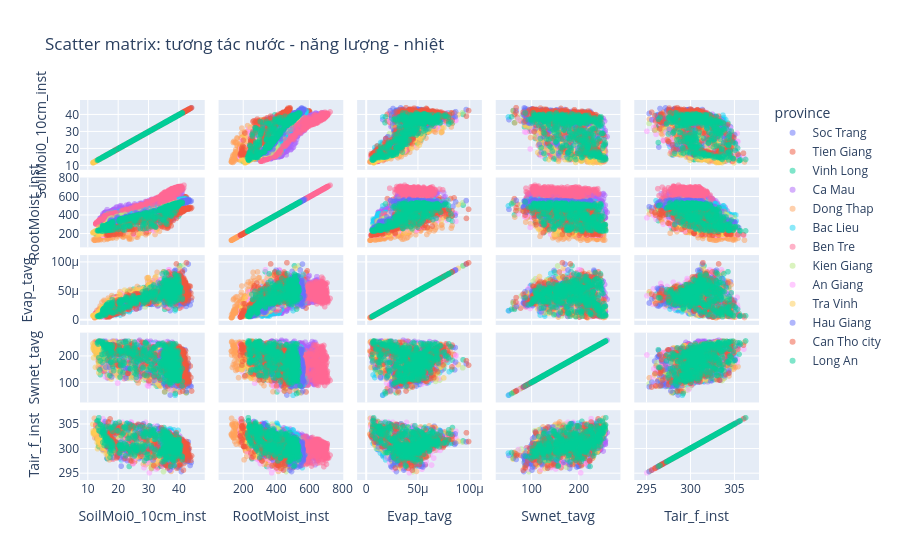

Source (notebook cell):
### Code cell
pair_df = df_gldas.reset_index()
pair_sample = pair_df.sample(min(6000, len(pair_df)), random_state=42)
fig = px.scatter_matrix(
    pair_sample,
    dimensions=[
        "SoilMoi0_10cm_inst",
        "RootMoist_inst",
        "Evap_tavg",
        "Swnet_tavg",
        "Tair_f_inst",
    ],
    color="province",
    opacity=0.5,
    title="Scatter matrix: tương tác nước - năng lượng - nhiệt",
)
fig.update_traces(diagonal_visible=True)
fig.show()

### Figure 1 — Plotly figure (JSON) as saved in the notebook; plotly's stock layout.template omitted (floating-point values rounded to 4 significant figures; data arrays with more than 128 entries replaced by an {"elided": "..."} marker saying what was removed)
{"data": [{"diagonal": {"visible": true}, "dimensions": [{"axis": {"matches": true}, "label": "SoilMoi0_10cm_inst", "values": {"elided": "471 float values"}}, {"axis": {"matches": true}, "label": "RootMoist_inst", "values": {"elided": "471 float values"}}, {"axis": {"matches": true}, "label": "Evap_tavg", "values": {"elided": "471 float values"}}, {"axis": {"matches": true}, "label": "Swnet_tavg", "values": {"elided": "471 float values"}}, {"axis": {"matches": true}, "label": "Tair_f_inst", "values": {"elided": "471 float values"}}], "hovertemplate": "province=Soc Trang<br>%{xaxis.title.text}=%{x}<br>%{yaxis.title.text}=%{y}<extra></extra>", "legendgroup": "Soc Trang", "marker": {"color": "#636efa", "opacity": 0.5, "symbol": "circle"}, "name": "Soc Trang", "showlegend": true, "type": "splom"}, {"diagonal": {"visible": true}, "dimensions": [{"axis": {"matches": true}, "label": "SoilMoi0_10cm_inst", "values": {"elided": "477 float values"}}, {"axis": {"matches": true}, "label": "RootMoist_inst", "values": {"elided": "477 float values"}}, {"axis": {"matches": true}, "label": "Evap_tavg", "values": {"elided": "477 float values"}}, {"axis": {"matches": true}, "label": "Swnet_tavg", "values": {"elided": "477 float values"}}, {"axis": {"matches": true}, "label": "Tair_f_inst", "values": {"elided": "477 float values"}}], "hovertemplate": "province=Tien Giang<br>%{xaxis.title.text}=%{x}<br>%{yaxis.title.text}=%{y}<extra></extra>", "legendgroup": "Tien Giang", "marker": {"color": "#EF553B", "opacity": 0.5, "symbol": "circle"}, "name": "Tien Giang", "showlegend": true, "type": "splom"}, {"diagonal": {"visible": true}, "dimensions": [{"axis": {"matches": true}, "label": "SoilMoi0_10cm_inst", "values": {"elided": "409 float values"}}, {"axis": {"matches": true}, "label": "RootMoist_inst", "values": {"elided": "409 float values"}}, {"axis": {"matches": true}, "label": "Evap_tavg", "values": {"elided": "409 float values"}}, {"axis": {"matches": true}, "label": "Swnet_tavg", "values": {"elided": "409 float values"}}, {"axis": {"matches": true}, "label": "Tair_f_inst", "values": {"elided": "409 float values"}}], "hovertemplate": "province=Vinh Long<br>%{xaxis.title.text}=%{x}<br>%{yaxis.title.text}=%{y}<extra></extra>", "legendgroup": "Vinh Long", "marker": {"color": "#00cc96", "opacity": 0.5, "symbol": "circle"}, "name": "Vinh Long", "showlegend": true, "type": "splom"}, {"diagonal": {"visible": true}, "dimensions": [{"axis": {"matches": true}, "label": "SoilMoi0_10cm_inst", "values": {"elided": "512 float values"}}, {"axis": {"matches": true}, "label": "RootMoist_inst", "values": {"elided": "512 float values"}}, {"axis": {"matches": true}, "label": "Evap_tavg", "values": {"elided": "512 float values"}}, {"axis": {"matches": true}, "label": "Swnet_tavg", "values": {"elided": "512 float values"}}, {"axis": {"matches": true}, "label": "Tair_f_inst", "values": {"elided": "512 float values"}}], "hovertemplate": "province=Ca Mau<br>%{xaxis.title.text}=%{x}<br>%{yaxis.title.text}=%{y}<extra></extra>", "legendgroup": "Ca Mau", "marker": {"color": "#ab63fa", "opacity": 0.5, "symbol": "circle"}, "name": "Ca Mau", "showlegend": true, "type": "splom"}, {"diagonal": {"visible": true}, "dimensions": [{"axis": {"matches": true}, "label": "SoilMoi0_10cm_inst", "values": {"elided": "444 float values"}}, {"axis": {"matches": true}, "label": "RootMoist_inst", "values": {"elided": "444 float values"}}, {"axis": {"matches": true}, "label": "Evap_tavg", "values": {"elided": "444 float values"}}, {"axis": {"matches": true}, "label": "Swnet_tavg", "values": {"elided": "444 float values"}}, {"axis": {"matches": true}, "label": "Tair_f_inst", "values": {"elided": "444 float values"}}], "hovertemplate": "province=Dong Thap<br>%{xaxis.title.text}=%{x}<br>%{yaxis.title.text}=%{y}<extra></extra>", "legendgroup": "Dong Thap", "marker": {"color": "#FFA15A", "opacity": 0.5, "symbol": "circle"}, "name": "Dong Thap", "showlegend": true, "type": "splom"}, {"diagonal": {"visible": true}, "dimensions": [{"axis": {"matches": true}, "label": "SoilMoi0_10cm_inst", "values": {"elided": "460 float values"}}, {"axis": {"matches": true}, "label": "RootMoist_inst", "values": {"elided": "460 float values"}}, {"axis": {"matches": true}, "label": "Evap_tavg", "values": {"elided": "460 float values"}}, {"axis": {"matches": true}, "label": "Swnet_tavg", "values": {"elided": "460 float values"}}, {"axis": {"matches": true}, "label": "Tair_f_inst", "values": {"elided": "460 float values"}}], "hovertemplate": "province=Bac Lieu<br>%{xaxis.title.text}=%{x}<br>%{yaxis.title.text}=%{y}<extra></extra>", "legendgroup": "Bac Lieu", "marker": {"color": "#19d3f3", "opacity": 0.5, "symbol": "circle"}, "name": "Bac Lieu", "showlegend": true, "type": "splom"}, {"diagonal": {"visible": true}, "dimensions": [{"axis": {"matches": true}, "label": "SoilMoi0_10cm_inst", "values": {"elided": "453 float values"}}, {"axis": {"matches": true}, "label": "RootMoist_inst", "values": {"elided": "453 float values"}}, {"axis": {"matches": true}, "label": "Evap_tavg", "values": {"elided": "453 float values"}}, {"axis": {"matches": true}, "label": "Swnet_tavg", "values": {"elided": "453 float values"}}, {"axis": {"matches": true}, "label": "Tair_f_inst", "values": {"elided": "453 float values"}}], "hovertemplate": "province=Ben Tre<br>%{xaxis.title.text}=%{x}<br>%{yaxis.title.text}=%{y}<extra></extra>", "legendgroup": "Ben Tre", "marker": {"color": "#FF6692", "opacity": 0.5, "symbol": "circle"}, "name": "Ben Tre", "showlegend": true, "type": "splom"}, {"diagonal": {"visible": true}, "dimensions": [{"axis": {"matches": true}, "label": "SoilMoi0_10cm_inst", "values": {"elided": "471 float values"}}, {"axis": {"matches": true}, "label": "RootMoist_inst", "values": {"elided": "471 float values"}}, {"axis": {"matches": true}, "label": "Evap_tavg", "values": {"elided": "471 float values"}}, {"axis": {"matches": true}, "label": "Swnet_tavg", "values": {"elided": "471 float values"}}, {"axis": {"matches": true}, "label": "Tair_f_inst", "values": {"elided": "471 float values"}}], "hovertemplate": "province=Kien Giang<br>%{xaxis.title.text}=%{x}<br>%{yaxis.title.text}=%{y}<extra></extra>", "legendgroup": "Kien Giang", "marker": {"color": "#B6E880", "opacity": 0.5, "symbol": "circle"}, "name": "Kien Giang", "showlegend": true, "type": "splom"}, {"diagonal": {"visible": true}, "dimensions": [{"axis": {"matches": true}, "label": "SoilMoi0_10cm_inst", "values": {"elided": "466 float values"}}, {"axis": {"matches": true}, "label": "RootMoist_inst", "values": {"elided": "466 float values"}}, {"axis": {"matches": true}, "label": "Evap_tavg", "values": {"elided": "466 float values"}}, {"axis": {"matches": true}, "label": "Swnet_tavg", "values": {"elided": "466 float values"}}, {"axis": {"matches": true}, "label": "Tair_f_inst", "values": {"elided": "466 float values"}}], "hovertemplate": "province=An Giang<br>%{xaxis.title.text}=%{x}<br>%{yaxis.title.text}=%{y}<extra></extra>", "legendgroup": "An Giang", "marker": {"color": "#FF97FF", "opacity": 0.5, "symbol": "circle"}, "name": "An Giang", "showlegend": true, "type": "splom"}, {"diagonal": {"visible": true}, "dimensions": [{"axis": {"matches": true}, "label": "SoilMoi0_10cm_inst", "values": {"elided": "469 float values"}}, {"axis": {"matches": true}, "label": "RootMoist_inst", "values": {"elided": "469 float values"}}, {"axis": {"matches": true}, "label": "Evap_tavg", "values": {"elided": "469 float values"}}, {"axis": {"matches": true}, "label": "Swnet_tavg", "values": {"elided": "469 float values"}}, {"axis": {"matches": true}, "label": "Tair_f_inst", "values": {"elided": "469 float values"}}], "hovertemplate": "province=Tra Vinh<br>%{xaxis.title.text}=%{x}<br>%{yaxis.title.text}=%{y}<extra></extra>", "legendgroup": "Tra Vinh", "marker": {"color": "#FECB52", "opacity": 0.5, "symbol": "circle"}, "name": "Tra Vinh", "showlegend": true, "type": "splom"}, {"diagonal": {"visible": true}, "dimensions": [{"axis": {"matches": true}, "label": "SoilMoi0_10cm_inst", "values": {"elided": "469 float values"}}, {"axis": {"matches": true}, "label": "RootMoist_inst", "values": {"elided": "469 float values"}}, {"axis": {"matches": true}, "label": "Evap_tavg", "values": {"elided": "469 float values"}}, {"axis": {"matches": true}, "label": "Swnet_tavg", "values": {"elided": "469 float values"}}, {"axis": {"matches": true}, "label": "Tair_f_inst", "values": {"elided": "469 float values"}}], "hovertemplate": "province=Hau Giang<br>%{xaxis.title.text}=%{x}<br>%{yaxis.title.text}=%{y}<extra></extra>", "legendgroup": "Hau Giang", "marker": {"color": "#636efa", "opacity": 0.5, "symbol": "circle"}, "name": "Hau Giang", "showlegend": true, "type": "splom"}, {"diagonal": {"visible": true}, "dimensions": [{"axis": {"matches": true}, "label": "SoilMoi0_10cm_inst", "values": {"elided": "434 float values"}}, {"axis": {"matches": true}, "label": "RootMoist_inst", "values": {"elided": "434 float values"}}, {"axis": {"matches": true}, "label": "Evap_tavg", "values": {"elided": "434 float values"}}, {"axis": {"matches": true}, "label": "Swnet_tavg", "values": {"elided": "434 float values"}}, {"axis": {"matches": true}, "label": "Tair_f_inst", "values": {"elided": "434 float values"}}], "hovertemplate": "province=Can Tho city<br>%{xaxis.title.text}=%{x}<br>%{yaxis.title.text}=%{y}<extra></extra>", "legendgroup": "Can Tho city", "marker": {"color": "#EF553B", "opacity": 0.5, "symbol": "circle"}, "name": "Can Tho city", "showlegend": true, "type": "splom"}, {"diagonal": {"visible": true}, "dimensions": [{"axis": {"matches": true}, "label": "SoilMoi0_10cm_inst", "values": {"elided": "465 float values"}}, {"axis": {"matches": true}, "label": "RootMoist_inst", "values": {"elided": "465 float values"}}, {"axis": {"matches": true}, "label": "Evap_tavg", "values": {"elided": "465 float values"}}, {"axis": {"matches": true}, "label": "Swnet_tavg", "values": {"elided": "465 float values"}}, {"axis": {"matches": true}, "label": "Tair_f_inst", "values": {"elided": "465 float values"}}], "hovertemplate": "province=Long An<br>%{xaxis.title.text}=%{x}<br>%{yaxis.title.text}=%{y}<extra></extra>", "legendgroup": "Long An", "marker": {"color": "#00cc96", "opacity": 0.5, "symbol": "circle"}, "name": "Long An", "showlegend": true, "type": "splom"}], "layout": {"dragmode": "select", "legend": {"title": {"text": "province"}, "tracegroupgap": 0}, "title": {"text": "Scatter matrix: tương tác nước - năng lượng - nhiệt"}}}
